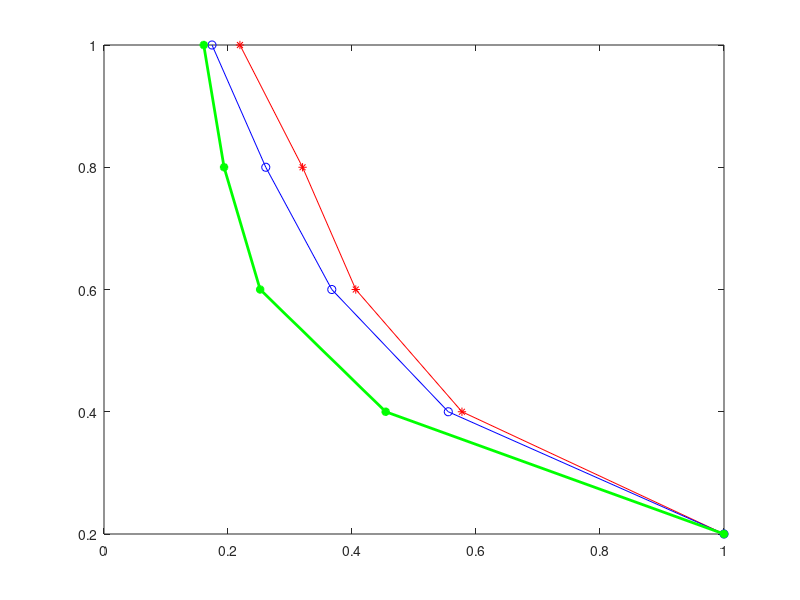

Reproduce this figure in MATLAB.

% gabor
pGAB = [1, 0.577347500983865, 0.406073034087087, 0.320265367041752, 0.219239474763822];
rGAB = [0.200000000000000,0.400000000000000,0.600000000000000,0.800000000000000,1];

% lbp
pLBP = [1,0.555298913152342,0.367393497678360,0.260926724463402,0.174205074293632];
rLBP =  [0.200000000000000,0.400000000000000,0.600000000000000,0.800000000000000,1];

% glcm
pGLCM = [1,0.454295425979636,0.251829108129426,0.193644537261402,0.160850987011789];
rGLCM =  [0.200000000000000,0.400000000000000,0.600000000000000,0.800000000000000,1];

areaGAB = trapz(rGAB,pGAB);
areaGLCM = trapz(rGLCM, pGLCM);
areaLBP = trapz(rLBP, pLBP);

plot(pGAB,rGAB,'r-*',pLBP,rLBP,'b-o', pGLCM,rGLCM, 'g-*', 'LineWidth',2); 